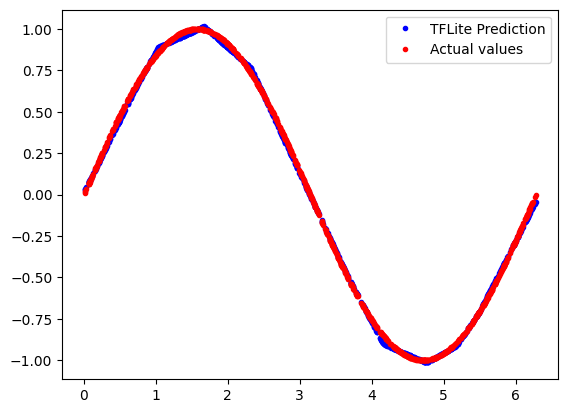
#> input picture tensorflow/lite/micro/examples/mnist/images/hello_world_tflite.png, 568 x 413 px
$ python generate_cc_arrays.py out ../../mnist/images/hello_world_tflite.png
#> lines starting #> are read from the running program, lines starting #| are printed output that depends on the picture
# Copyright 2021 The TensorFlow Authors. All Rights Reserved.
#
# Licensed under the Apache License, Version 2.0 (the "License");
# you may not use this file except in compliance with the License.
# You may obtain a copy of the License at
#
#     http://www.apache.org/licenses/LICENSE-2.0
#
# Unless required by applicable law or agreed to in writing, software
# distributed under the License is distributed on an "AS IS" BASIS,
# WITHOUT WARRANTIES OR CONDITIONS OF ANY KIND, either express or implied.
# See the License for the specific language governing permissions and
# limitations under the License.
# ==============================================================================
"""Library for converting .tflite, .png and .wav files to cc arrays."""

from __future__ import absolute_import
from __future__ import division
from __future__ import print_function

import struct
import wave
import numpy as np
from PIL import Image
import argparse
import os


def generate_file(out_fname, array_name, array_type, array_contents, size):
    """Write an array of values to a CC or header file."""
    os.makedirs(os.path.dirname(out_fname), exist_ok=True)
    if out_fname.endswith('.cc'):
        out_cc_file = open(out_fname, 'w')
        out_cc_file.write('#include <cstdint>\n\n')
        out_cc_file.write('#include "{}"\n\n'.format(
            out_fname.split('genfiles/')[-1].replace('.cc', '.h')))
        out_cc_file.write('alignas(16) const {} {}[] = {{'.format(
            array_type, array_name))
        out_cc_file.write(array_contents)
        out_cc_file.write('};\n')
        out_cc_file.close()
    elif out_fname.endswith('.h'):
        out_hdr_file = open(out_fname, 'w')
        out_hdr_file.write('#include <cstdint>\n\n')
        out_hdr_file.write('constexpr unsigned int {}_size = {};\n'.format(
            array_name, str(size)))
        out_hdr_file.write('extern const {} {}[];\n'.format(
            array_type, array_name))
        out_hdr_file.close()
    else:
        raise ValueError('generated file must be end with .cc or .h')


def bytes_to_hexstring(buffer):
    """Convert a byte array to a hex string."""
    hex_values = [hex(buffer[i]) for i in range(len(buffer))]
    out_string = ','.join(hex_values)
    return out_string


def generate_array(input_fname):
    """Return array size and array of data from the input file."""
    if input_fname.endswith('.tflite'):
        with open(input_fname, 'rb') as input_file:
            buffer = input_file.read()
        size = len(buffer)
        out_string = bytes_to_hexstring(buffer)
        return [size, out_string]

    elif input_fname.endswith('.png'):
        img = Image.open(input_fname, mode='r').convert('L')  # 轉成灰階
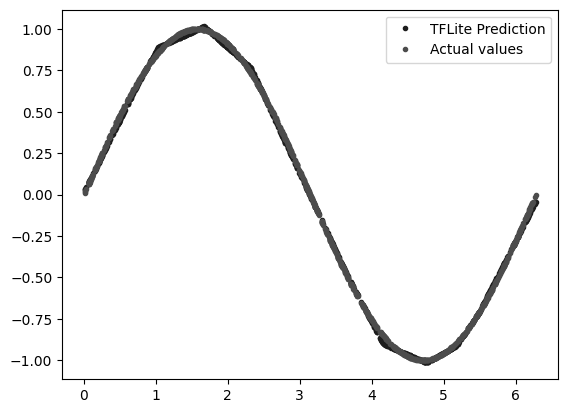
#> img: PIL image 568x413 L; min 0, max 255, mean 246.2
        img = img.resize((28, 28))                               # 轉換成 28x28
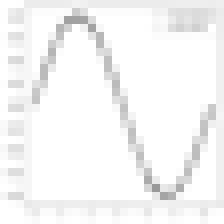
#> img: PIL image 28x28 L (shown 8 times larger); min 153, max 255, mean 245.6
        img_array = np.array(img).astype(np.float32) / 255.0    # 正規化到 [0,1]
        data_1d = img_array.flatten()
#> data_1d = 784 values, max 1 at index 0, min 0.6 at index 663, mean 0.963
        size = len(data_1d)
#> size = 784
        out_string = ','.join([str(x) for x in data_1d])
        # print(size, out_string)
        return [size, out_string]

    elif input_fname.endswith('.wav'):
        wav_file = wave.open(input_fname, mode='r')
        num_channels = wav_file.getnchannels()
        n_frames = wav_file.getnframes()
        frames = wav_file.readframes(n_frames)
        samples = struct.unpack('<%dh' % (num_channels * n_frames), frames)
        out_string = ','.join(map(str, samples))
        wav_file.close()
        return [wav_file.getnframes(), out_string]

    elif input_fname.endswith('.csv'):
        with open(input_fname, 'r') as input_file:
            # Assume one array per csv file.
            elements = input_file.readline()
            return [len(elements.split(',')), elements]

    elif input_fname.endswith('.npy'):
        data = np.float32(np.load(input_fname, allow_pickle=False))
        data_1d = data.flatten()
        out_string = ','.join([str(x) for x in data_1d])
        return [len(data_1d), out_string]

    else:
        raise ValueError('input file must be .tflite, .png, .wav or .csv')


def get_array_name(input_fname):
    # Normalize path using os.path and remove extension
    base_name = os.path.splitext(os.path.basename(input_fname))[0]
    base_array_name = 'g_' + base_name

    if input_fname.endswith('.tflite'):
        return [base_array_name + '_model_data', 'unsigned char']
    elif input_fname.endswith('.png'):
        return [base_array_name + '_image_data', 'float']   # 改成 float
    elif input_fname.endswith('.wav'):
        return [base_array_name + '_audio_data', 'int16_t']
    elif input_fname.endswith('_int32.csv'):
        return [base_array_name + '_test_data', 'int32_t']
    elif input_fname.endswith('_int16.csv'):
        return [base_array_name + '_test_data', 'int16_t']
    elif input_fname.endswith('_int8.csv'):
        return [base_array_name + '_test_data', 'int8_t']
    elif input_fname.endswith('_float.csv'):
        return [base_array_name + '_test_data', 'float']
    elif input_fname.endswith('.npy'):
        return [base_array_name + '_test_data', 'float']


def main():
    """Create cc sources with c arrays with data from each .tflite or .png."""
    parser = argparse.ArgumentParser()
    parser.add_argument(
        'output',
        help='base directory for all outputs or a cc or header to generate.')
    parser.add_argument(
        'inputs',
        nargs='+',
        help='input wav, png or tflite files to convert. '
        'If output is a cc or header only one input may be specified.')
    args = parser.parse_args()

    if args.output.endswith('.cc') or args.output.endswith('.h'):
        assert len(args.inputs) == 1
        size, cc_array = generate_array(args.inputs[0])
        generated_array_name, array_type = get_array_name(args.inputs[0])
        generate_file(args.output, generated_array_name, array_type, cc_array,
                      size)
    else:
        # Deduplicate inputs to prevent duplicate generated files (ODR issue).
        for input_file in list(dict.fromkeys(args.inputs)):
            output_base_fname = os.path.join(args.output,
                                             os.path.splitext(input_file)[0])
            if input_file.endswith('.tflite'):
                output_base_fname = output_base_fname + '_model_data'
            elif input_file.endswith('.png'):
                output_base_fname = output_base_fname + '_image_data'
            elif input_file.endswith('.wav'):
                output_base_fname = output_base_fname + '_audio_data'
            elif input_file.endswith('.csv'):
                output_base_fname = output_base_fname + '_test_data'
            elif input_file.endswith('.npy'):
                output_base_fname = output_base_fname + '_test_data'
            else:
                raise ValueError(
                    'input file must be .tflite, .png, .wav , .npy or .csv')

            output_cc_fname = output_base_fname + '.cc'
            # Print output cc filename for Make to include it in the build.
            print(output_cc_fname)
            output_hdr_fname = output_base_fname + '.h'
            size, cc_array = generate_array(input_file)
#> size = 784
            generated_array_name, array_type = get_array_name(input_file)
            generate_file(output_cc_fname, generated_array_name, array_type,
                          cc_array, size)
            generate_file(output_hdr_fname, generated_array_name, array_type,
                          cc_array, size)


if __name__ == '__main__':
    main()
